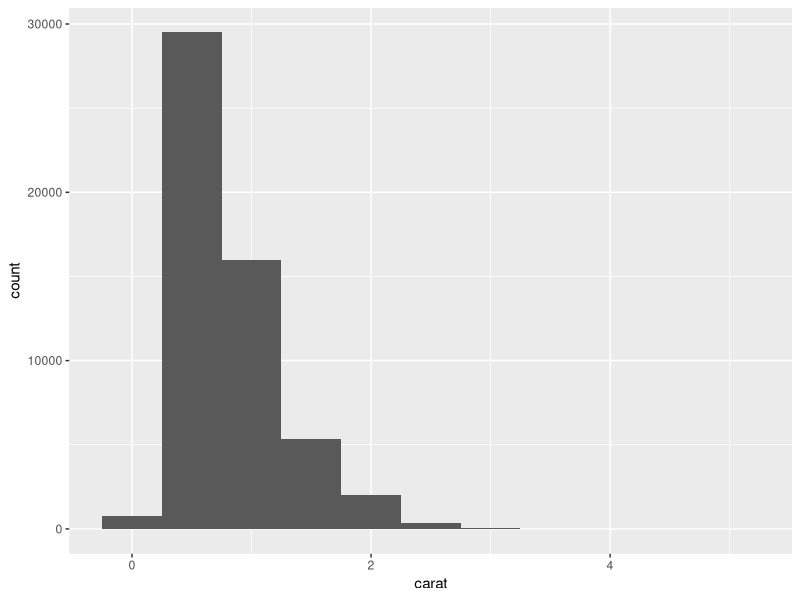
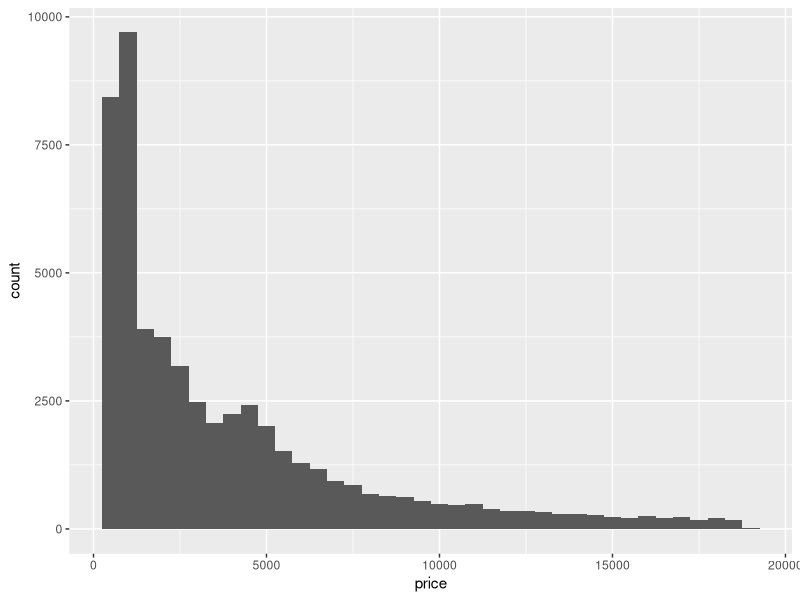
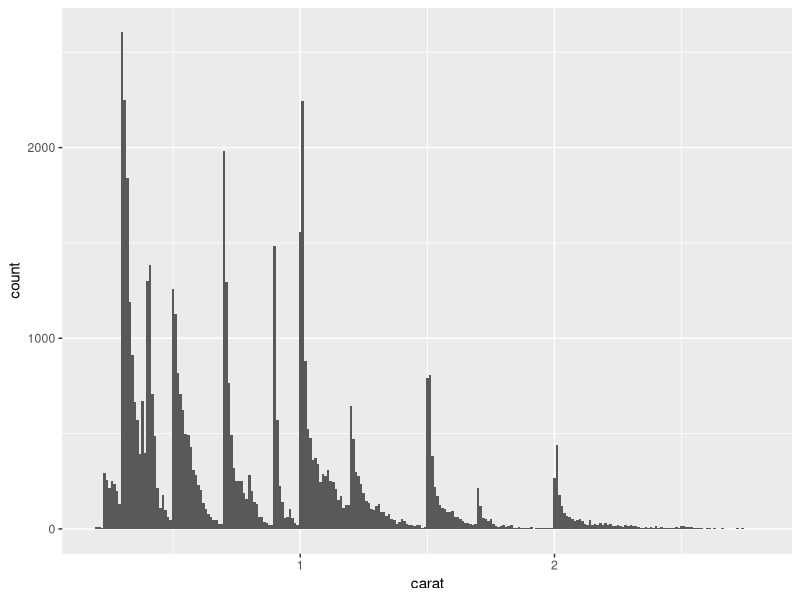
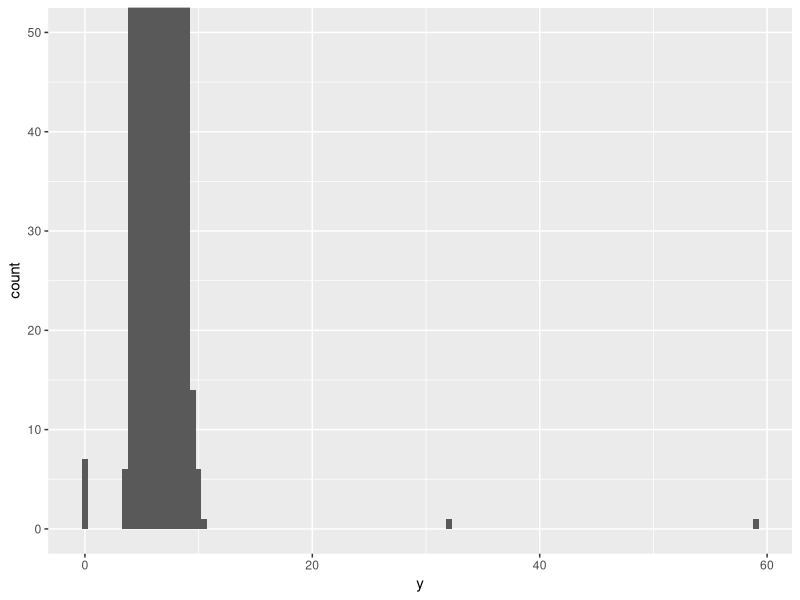
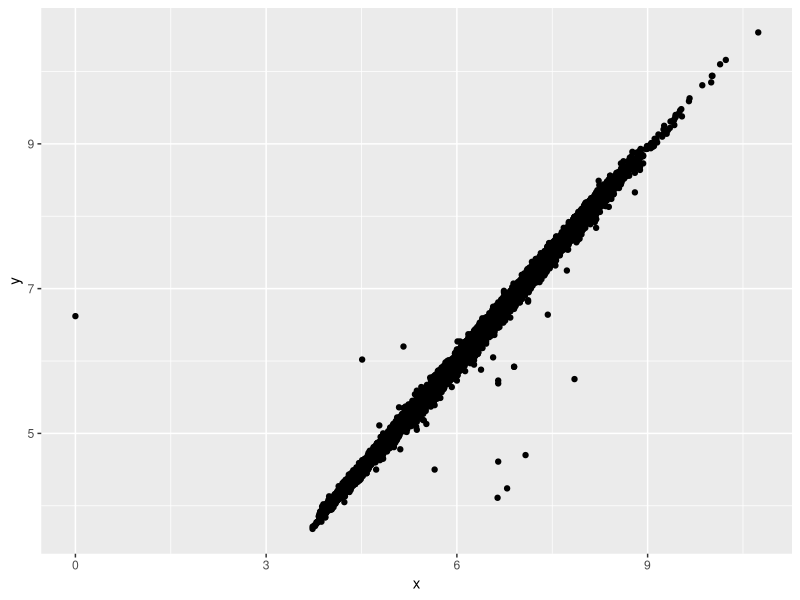
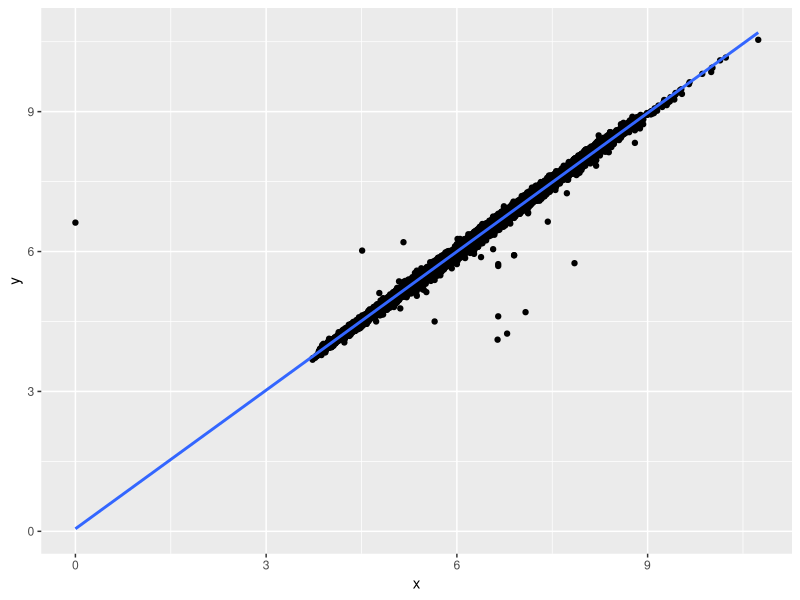
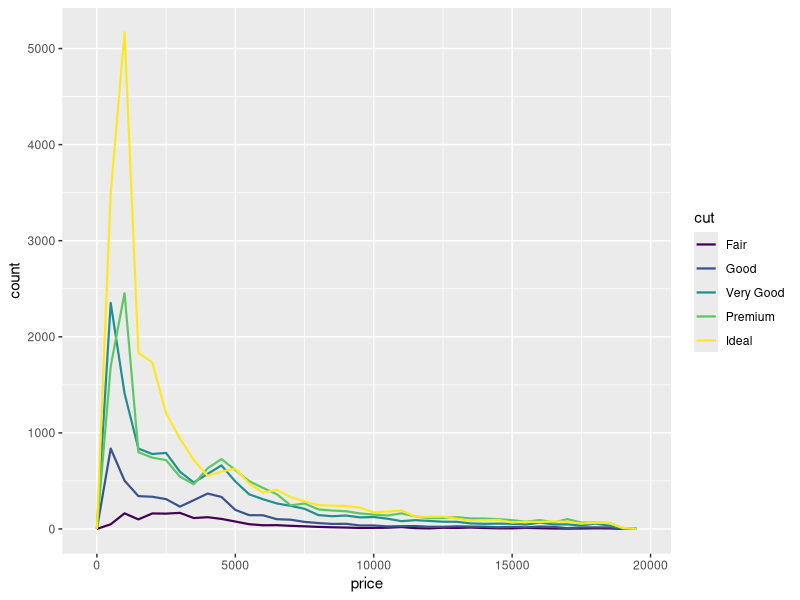
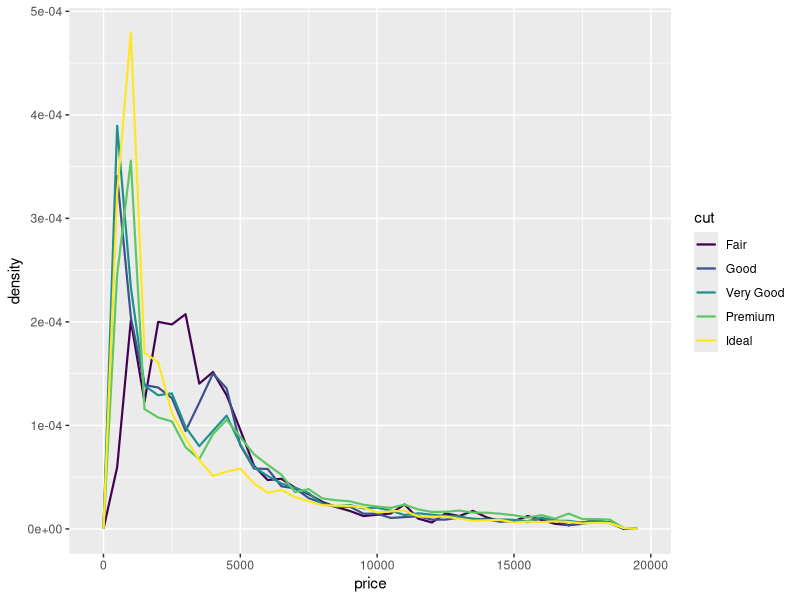

Write R code to recreate these figures, in order.
## ---- chunk 1
library(tidyverse)
library(ggplot2)
data("diamonds")
## ---- chunk 2
summary(diamonds$price)
## ---- chunk 3
ggplot(diamonds, aes(x = carat)) +
  geom_histogram(binwidth = 0.5)
## ---- chunk 4
# Mean
mean(diamonds$price)
## ---- chunk 5
# Median
median(diamonds$price)
## ---- chunk 6
# Standard Deviation
sd(diamonds$price)
## ---- chunk 7
# IQR: Interquartile Range
IQR(diamonds$price)
## ---- chunk 8
# Mediana y media de precios
median_price <- median(diamonds$price)
mean_price <- mean(diamonds$price)
## ---- chunk 9
# Moda de precios
mode_price <- as.numeric(names(sort(table(diamonds$price), decreasing = TRUE)[1]))
mode_price
## ---- chunk 10
# Distribución de precios
ggplot(diamonds, aes(x = price)) +
  geom_histogram(binwidth = 500)
## ---- chunk 11
smaller <- diamonds |> 
  filter(carat < 3)

ggplot(smaller, aes(x = carat)) +
  geom_histogram(binwidth = 0.01)
## ---- chunk 12
# Obtención de percentiles 0.05% y 99.95%
q <- quantile(diamonds$y, probs = c(0.0005, 0.9995))
q
## ---- chunk 13
# Cuántros valores de y están fuera de estos percentiles
sum(diamonds$y < q[1] | diamonds$y > q[2])
## ---- chunk 14
ggplot(diamonds, aes(x = y)) + 
  geom_histogram(binwidth = 0.5) +
  coord_cartesian(ylim = c(0, 50))
## ---- chunk 15
unusual <- diamonds |> 
  filter(y < 3 | y > 20) |> 
  select(price, x, y, z) |>
  arrange(y)
unusual
## ---- chunk 16
unusual <- diamonds |> 
  filter(y < q[1] | y > q[2]) |> 
  select(price, x, y, z) |>
  arrange(y)
unusual
## ---- chunk 17
# Descartamos los valores atípicos
diamonds2 <- diamonds |> 
  mutate(y = if_else(y < 3 | y > 20, NA, y))

# Visualizamos de nuevo
ggplot(diamonds2, aes(x = x, y = y)) + 
  geom_point()
## ---- chunk 18
modelo <- lm(y ~ x, data = diamonds2)
summary(modelo)
## ---- chunk 19
ggplot(diamonds2, aes(x = x, y = y)) + 
  geom_point() +
  geom_smooth(method = "lm")
## ---- chunk 20
ggplot(diamonds, aes(x = price)) + 
  geom_freqpoly(aes(color = cut), binwidth = 500, linewidth = 0.75)
## ---- chunk 21
# Gráfica normalizada
ggplot(diamonds, aes(x = price, y = after_stat(density))) + 
  geom_freqpoly(aes(color = cut), binwidth = 500, linewidth = 0.75)
## ---- chunk 22
ggplot(diamonds, aes(x = cut, y = price)) +
  geom_boxplot()
## ---- chunk 23
ggplot(diamonds, aes(x = cut, y = color)) +
  geom_count()
## ---- chunk 24
diamonds |> 
  count(color, cut) |>  
  ggplot(aes(x = color, y = cut)) +
  geom_tile(aes(fill = n))
## ---- chunk 25
cor(diamonds$carat, diamonds$price)
## ---- chunk 26
ggplot(smaller, aes(x = carat, y = price)) +
  geom_point()
## ---- chunk 27
ggplot(smaller, aes(x = carat, y = price)) + 
  geom_point(alpha = 1 / 100)
## ---- chunk 28
# Análisis cuantitativo de distribución de frecuencias
# Resumen estadístico
summary(diamonds$price)
## ---- chunk 29
# Matriz de correlaciones
cor(diamonds[, sapply(diamonds, is.numeric)])
## ---- chunk 30
# Gráfico de barras para la variable cut
ggplot(diamonds, aes(x = cut)) +
  geom_bar()
## ---- chunk 31
# Cut vs price
ggplot(diamonds, aes(x = cut, y = price)) +
  geom_boxplot()
## ---- chunk 32
# scatterplot carat vs price
ggplot(diamonds, aes(x = carat, y = price)) +
  geom_point(alpha = 1 / 10)
## ---- chunk 33
# color vs cut en diamonds con geom_tile() y count()
ggplot(diamonds, aes(x = cut, y = color)) +
  geom_count()
## ---- chunk 34
#	Uso de facet_wrap() o facet_grid() para comparar subgrupos visualmente.
#	Uso de estéticas (color, shape, size) para añadir dimensión.
#	Buenas prácticas en visualización (etiquetas claras, ejes, leyendas, evitar sobrecarga).
ggplot(diamonds, aes(x = carat, y = price, color = cut)) +
  geom_point() +
  facet_wrap(~ color)
